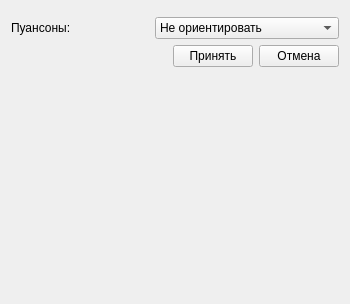
<?xml version="1.0" encoding="UTF-8"?>
<ui version="4.0">
 <class>CreateDoc</class>
 <widget class="QWidget" name="CreateDoc">
  <property name="geometry">
   <rect>
    <x>0</x>
    <y>0</y>
    <width>350</width>
    <height>304</height>
   </rect>
  </property>
  <property name="sizePolicy">
   <sizepolicy hsizetype="Maximum" vsizetype="Maximum">
    <horstretch>0</horstretch>
    <verstretch>0</verstretch>
   </sizepolicy>
  </property>
  <property name="windowTitle">
   <string>Создание нового документа</string>
  </property>
  <layout class="QGridLayout" name="gridLayout_5">
   <item row="0" column="0">
    <layout class="QGridLayout" name="gridLayout_3">
     <item row="0" column="0">
      <layout class="QGridLayout" name="gridLayout_2">
       <item row="0" column="0">
        <widget class="DocOptions" name="docoptions">
         <property name="toolTip">
          <string/>
         </property>
         <property name="autoFillBackground">
          <bool>false</bool>
         </property>
        </widget>
       </item>
      </layout>
     </item>
     <item row="1" column="0">
      <layout class="QGridLayout" name="gridLayout">
       <item row="0" column="0">
        <widget class="QLabel" name="label">
         <property name="text">
          <string>Пуансоны:</string>
         </property>
        </widget>
       </item>
       <item row="0" column="1">
        <widget class="QComboBox" name="cmbpunchorient">
         <item>
          <property name="text">
           <string>Не ориентировать</string>
          </property>
         </item>
         <item>
          <property name="text">
           <string>Ориентировать по долготе</string>
          </property>
         </item>
        </widget>
       </item>
      </layout>
     </item>
     <item row="2" column="0">
      <layout class="QGridLayout" name="gridLayout_4">
       <item row="0" column="0">
        <spacer name="horizontalSpacer_3">
         <property name="orientation">
          <enum>Qt::Horizontal</enum>
         </property>
         <property name="sizeHint" stdset="0">
          <size>
           <width>168</width>
           <height>20</height>
          </size>
         </property>
        </spacer>
       </item>
       <item row="0" column="1">
        <widget class="QPushButton" name="okbtn">
         <property name="text">
          <string>Принять</string>
         </property>
        </widget>
       </item>
       <item row="0" column="2">
        <widget class="QPushButton" name="nobtn">
         <property name="text">
          <string>Отмена</string>
         </property>
        </widget>
       </item>
      </layout>
     </item>
    </layout>
   </item>
   <item row="0" column="1">
    <spacer name="horizontalSpacer">
     <property name="orientation">
      <enum>Qt::Horizontal</enum>
     </property>
     <property name="sizeHint" stdset="0">
      <size>
       <width>1</width>
       <height>20</height>
      </size>
     </property>
    </spacer>
   </item>
   <item row="1" column="0">
    <spacer name="verticalSpacer">
     <property name="orientation">
      <enum>Qt::Vertical</enum>
     </property>
     <property name="sizeHint" stdset="0">
      <size>
       <width>20</width>
       <height>0</height>
      </size>
     </property>
    </spacer>
   </item>
  </layout>
 </widget>
 <customwidgets>
  <customwidget>
   <class>DocOptions</class>
   <extends>QWidget</extends>
   <header location="global">meteo/commons/ui/custom/docoptions.h</header>
  </customwidget>
 </customwidgets>
 <resources/>
 <connections/>
</ui>
